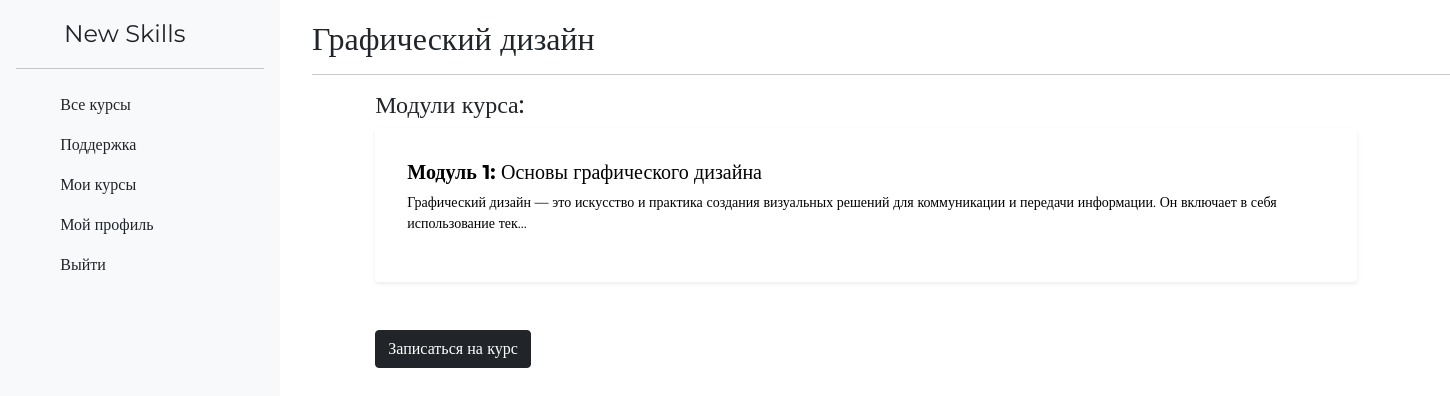
The page /courses/3/ (signed in) on the database its author committed.
### SKILLS/models.py (models this page shows, shortened)
class Course(models.Model):
    title = models.CharField(max_length=255)
    description = models.TextField()
    image = models.ImageField(upload_to='media/course', blank=True, null=True)
    users = models.ManyToManyField(User, through='CourseEnrollment', related_name='courses')

class Module(models.Model):
    course = models.ForeignKey(Course, related_name='modules', on_delete=models.CASCADE)
    title = models.CharField(max_length=255)
    description = models.TextField()
    order = models.IntegerField()  # Порядок модулей
    class Meta:
        ordering = ['order']  # Сортировка модулей по порядку

### SKILLS/views.py (the view)
# urls.py: path('courses/<int:course_id>/', views.course_details, name='course_details'),
def course_details(request, course_id):
    course = get_object_or_404(Course, id=course_id)
    modules = Module.objects.filter(course=course).order_by('order')  # Получаем все модули курса
    return render(request, 'course_details.html', {'course': course, 'modules': modules})

### SKILLS/templates/course_details.html (shortened to what this page needs)
{% load static %}
<!DOCTYPE html>
<html lang="en">
<head>
        <link href="https://cdn.jsdelivr.net/npm/bootstrap@5.0.1/dist/css/bootstrap.min.css" rel="stylesheet">
</head>
<body>
    <div class="d-flex flex-column flex-shrink-0 p-3 bg-light" style="width: 280px; height: 100vh; position: fixed; top: 0; left: 0;">
        <a href="/" class="d-flex align-items-center mb-3 mb-md-0 me-md-auto link-dark text-decoration-none">
            <svg class="bi me-2" width="40" height="32"><use xlink:href="#bootstrap"></use></svg>
            <span class="fs-4">New Skills</span>
        </a>
        <hr>
        <ul class="nav nav-pills flex-column mb-auto">
            <li class="nav-item">
                <a href="{% url 'course_list' %}" class="nav-link link-dark" aria-current="page">
                    <svg class="bi me-2" width="16" height="16"><use xlink:href="#home"></use></svg>
                    Все курсы
                </a>
            </li>
            <li>
                <a href="https://t.me/qnelich" class="nav-link link-dark">
                    <svg class="bi me-2" width="16" height="16"><use xlink:href="#grid"></use></svg>
                    Поддержка
                </a>
            </li>
            {% if user.is_authenticated %}
            <li>
                <a href="{% url 'mycourses' %}" class="nav-link link-dark">
                    <svg class="bi me-2" width="16" height="16"><use xlink:href="#speedometer2"></use></svg>
                    Мои курсы
                </a>
            </li>
            <li>
                <a href="{% url 'profile' %}" class="nav-link link-dark" >
                    <svg class="bi me-2" width="16" height="16"><use xlink:href="#table"></use></svg>
                    Мой профиль
                </a>
            </li>
            <li>
                <a href="{% url 'logout' %}" class="nav-link link-dark">
                    <svg class="bi me-2" width="16" height="16"><use xlink:href="#people-circle"></use></svg>
                    Выйти
                </a>
            </li>
            {% endif %}
        </ul>
    </div>
    <div class="main-content container">
    <h2>{{ course.title }}</h2>
    <hr>
    <div class="row">
        <div class="col-md-8 mx-auto">
            <h4>Модули курса:</h4>
            {% for module in modules %}
                <a href="{% url 'module_detail' module.id %}" class="text-decoration-none">
                    <div class="card p-3 mb-4 shadow-sm" style="border: none;">
                        <div class="card-body">
                            <h5><b>Модуль {{ module.order }}:</b> {{ module.title }}</h5>
                            <p style="font-size: 14px;">{{ module.description|slice:":150" }}...</p>
                        </div>
                    </div>
                </a>
            {% empty %}
                <p>Нет доступных модулей для этого курса.</p>
            {% endfor %}
        </div>
    </div>
    <div class="row mt-4">
        <div class="col-md-8 mx-auto">
            {% if user.is_authenticated %}
                {% if user not in course.users.all %}
                    <form method="post" action="{% url 'enroll_course' course.id %}">
                        <button type="submit" class="btn btn-dark">Записаться на курс</button>
                    </form>
                {% else %}
                    <p>Вы уже записаны на этот курс.</p>
                {% endif %}
            {% else %}
                <p>Для записи на курс необходимо <a href="{% url 'login' %}">войти</a>.</p>
            {% endif %}
        </div>
    </div>
</div>
</body>
</html>

### SKILLS/templates/course_details.html (style rules this page uses)
* { font-family: "Montserrat", serif; }
.main-content { margin-left: 300px; padding-top: 20px; }
.main-content .row { margin-left: -200px; }
a { color: black; }

### rows shown on the page
Course: title "Графический дизайн"
Module: order "1", title "Основы графического дизайна", description "Графический дизайн — это искусство и практика создания визуальных решений для коммуникации и передачи информации. Он включает в себя использование тек"
